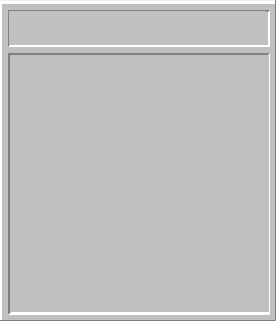
%> input picture Images/frame.png, 276 x 321 px
$ octave --eval "ResetBoard;"   (GNU Octave 9; MATLAB toolbox functions it lacks are replaced by stand-ins)
%> lines starting %> are read from the running program, lines starting %| are printed output that depends on the picture
### MineSweeper_GUI.m
function MineSweeper_GUI()
% GUI base
%
    % width of figure
    global fig_width;
    % height of figure
    global fig_height;
    % The figure template
    global fig;
    global Smiley;
    % build figure with background
     fig = figure('Position' , [200,200,fig_width,fig_height],...
    'Resize','off',...
    'MenuBar','none',...
    'Name','MineSweeper',...
    'NumberTitle','off');
    axis tight;
    ha = axes('units','normalized', ...
            'position',[0 0 1 1]);
    frame_img = imresize(imread('images/frame.png'),[fig_width,fig_height]);
    uistack(image(frame_img),'bottom');


    % Create menus and their callbacks
    % Game menu
    gamem = uimenu(fig,'Label','Game');
    % level menus
    beginner_cb = @(s,e)SetBoard('BEGINNER');
    uimenu(gamem,'Label','Beginner', ...
                         'Callback',beginner_cb, ...
                         'Accelerator','1');
    intermediate_cb = @(s,e)SetBoard('INTERMEDIATE');
    uimenu(gamem,'Label','Intermediate', ...
                         'Callback',intermediate_cb, ...
                         'Accelerator','2');
    expert_cb = @(s,e)SetBoard('EXPERT');
    uimenu(gamem,'Label','Expert', ...
                         'Callback',expert_cb, ...
                         'Accelerator','3');
    % reset board button and define it's callback
    uimenu(gamem,'Label','Reset Board', ...
                         'Callback',@(s,e)ResetBoard(), ...
                         'Separator','on', ...
                          'Accelerator','R');
    % close button and define it's callback
    uimenu(gamem,'Label','Close', ...
                         'Callback',@(s,e)CloseGUI(), ...
                         'Separator','on', ...
                         'Accelerator','W');
    %hint button and define it's callback
    hintm = uimenu(fig,'Label','Hint');
    uimenu(hintm,'Label','Hint...', ...
                         'Callback',@(s,e)hint_cb(), ...
                         'Accelerator','H');


    %show happy smiley at first
    Smiley_im_orig = imread('images/Happy.png');
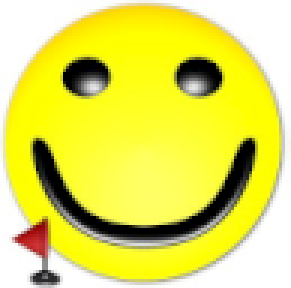
%> input picture Images/Happy.png, 97 x 96 px (shown 3 times larger)
%> Smiley_im_orig is the input picture: size 96x97x3 uint8; mean R, G, B 226.7, 224.1, 91.8
    im_sized = imresize(Smiley_im_orig, [ fig_height*0.1 , fig_width*0.1]);
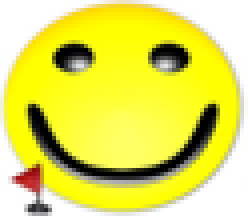
%> im_sized: size 54x62x3 uint8 (shown 4 times larger); mean R, G, B 226.7, 224.1, 91.9

    Smiley = uicontrol('style','push',...
         'units','normalized',...
         'position',[0.45,0.86, 0.1, 0.1],...
         'fontsize',14,...
         'callback',@(s,e)ResetBoard());

    set(Smiley,'CData',im_sized);


end

### deploy_mines.m
function matrix_game = deploy_mines()
    % Deploy mines to a field (determine where to place the mines)
    %   This function uses the pure random way
    %
    global num_of_bombs;
    global number_of_tiles_col;
    global number_of_tiles_row;
    % the number of cols and rows
    m = number_of_tiles_row;
    n = number_of_tiles_col;
    k = num_of_bombs;
    M = false(m, n);
    M(randsample(m * n, k)) = 1;

    matrix_game = conv2(double(M), [1 1 1; 1 0 1; 1 1 1], 'same');

    for row = 1:m
        for col = 1:n
            if M (row,col) == 1
                matrix_game (row,col) = -1;
            end
        end
    end
 end

### SetBoard.m
function SetBoard(lvl)
% The function handles the GUI of game based on level
%
%   lvl - level of game {'BEGINNER', 'INTERMEDIATE', 'EXPERT'}
%

    % the main matrix Game
    global matrix_game;
    % time
    global time;
    % number of hidden bombs
    global RemainingBombs;
    % the total of flags that user selected
    global num_of_flags;
    % number of bombs in board
    global num_of_bombs;
    % is game Started
    global start;
    % level of game
    global level;
    % emoji button on above fig
    global Smiley;
    % width of figure
    global fig_width;
    % height of figure
    global fig_height;
    % the numer of correct tiles user clicked
    global hitNum;
    % the total of tiles in a row
    global number_of_tiles_row;
    % the total of tiles in a col
    global number_of_tiles_col;

    % inital values
    hitNum=0;
    start = false;
    num_of_flags=0;
    time = 0 ;

    % check level of game and set configurations
    if  strcmp(lvl, 'BEGINNER')
        level = 'BEGINNER';
        % size of fig
        fig_width = 265;
        fig_height = 280;
        %number of bombs
        num_of_bombs = 10;
        % size of game
        game_width = 9*25;
        game_height = 10*25;
    elseif strcmp(lvl,'INTERMEDIATE')
        level = 'INTERMEDIATE';
        % size of fig
        fig_width = 440;
        fig_height = 460;
        %number of bombs
        num_of_bombs = 40;
        % size of game
        game_width = 15*25;
        game_height = 17*25;
    else
        level = 'EXPERT';
        % size of fig
        fig_width = 615;
        fig_height = 540;
        %number of bombs
        num_of_bombs = 99;
        % size of game
        game_width = 18*25;
        game_height = 24*25;
    end


    % initial RemainingBombs value
    RemainingBombs = num_of_bombs;


    %tile size
    size_tile = 25;
    %tiles number based on width and height of figure
    number_of_tiles_row = game_width /size_tile;
    number_of_tiles_col = game_height /size_tile;

    % close previous GUI
    CloseGUI();
    % and create new one
    MineSweeper_GUI()

    % build matrix game
    matrix_game = deploy_mines ();
    % show buttons on GUI
    Put_buttons(size_tile);
    % show num of bombs on GUI
    CreateMineDisplay();
    % update number of bombs and mumber of flags
    UpdateMineDisplay();

    %show happy smiley at first on top
    Smiley_im_orig_Happy = imread('images/Happy.png');
    Smiley_im_sized_Happy = imresize(Smiley_im_orig_Happy, [fig_height*0.1, fig_width*0.1]);
    set(Smiley,'CData',Smiley_im_sized_Happy);

	%show timer
    SetTimer();

    %show matrix on command window
    disp(matrix_game)


end

### CloseGUI.m
function CloseGUI()
global timerobj;
global fig;
global BombControl
global Smiley;
        try
            % Delete timer
            StopTimer();
            delete(timerobj);
        catch
            % Graceful exit
        end

        try
            % Delete the figure and BombContoler and Smiley
            delete(fig);
            delete(BombControl);
            delete(Smiley);
        catch
            % Something strange happened to the figure handle, so
            % delete using gcf
            delete(gcf);
        end
    end

### Put_buttons.m
function Put_buttons(size_btn)
% put tiles on gui
%
%   size_btn:  size of each tile
%
    global matrix_flags;
    global u;
    global number_of_tiles_col;
    global number_of_tiles_row;
    % the number of cols and rows
    m = number_of_tiles_row;
    n = number_of_tiles_col;

    % set initial image for all tiles an fix them in their position
%> the run ends on the next line
    unclick_img = imresize(imread('images/facingDown.png'),0.125);
    for x = 1:m
        for y = 1:n
            c = (x-1)*(n)+y;
            u(c) = uicontrol ('style', 'pushbutton');
            set(u(c) , 'position' , [size_btn*(y-1)+9,size_btn*(m-x)+8,size_btn,size_btn]);
            set(u(c),'cdata',unclick_img);
        end
    end

    % flags matrix(right click)
    matrix_flags = false(m, n);

    % define callbacks for tiles
    for x = 1:m
        for y = 1:n
            c = (x-1)*(n)+y;
            set(u(c), 'callback', {@btn_cb_left,x,y})
            set(u(c), 'ButtonDownFcn', {@btn_cb_right,x,y})
        end
    end

end

### StopTimer.m
function StopTimer()
    % Stop game timer
    global timerobj;
    % Stop timer object
    stop(timerobj);

end

### ResetBoard.m
function ResetBoard()
% reset board to the specific level
global level;
       SetBoard(level)
 end
